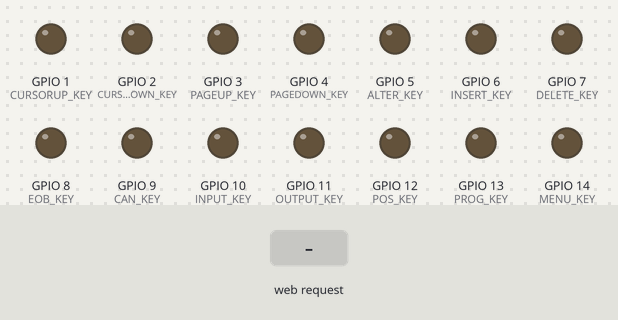
The sketch below on a simulated ESP32-S3. Shown: output pins drawn as LEDs (lit = HIGH). The inputs (shaded band) are chosen by the test bench. WiFi joins after 1.5 s; servers stay silent unless stated; what the sketch prints to the serial monitor is not drawn.

Above: at 2.7 s.
2.8 s: HTTP request GET /cursorupkey received
At 3.6 s:
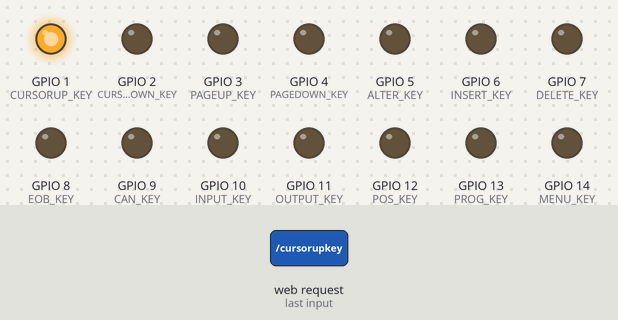
5.3 s: HTTP request GET /cursordownkey received
At 6.1 s:
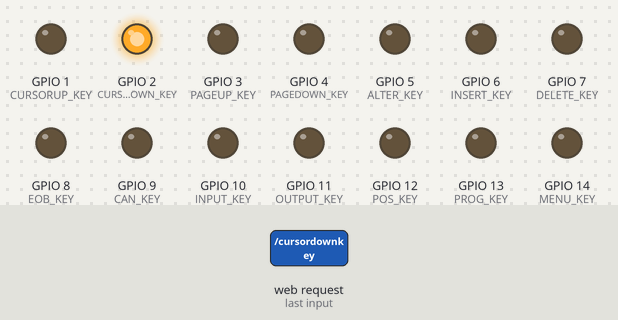
7.8 s: HTTP request GET /pageupkey received
At 8.6 s:
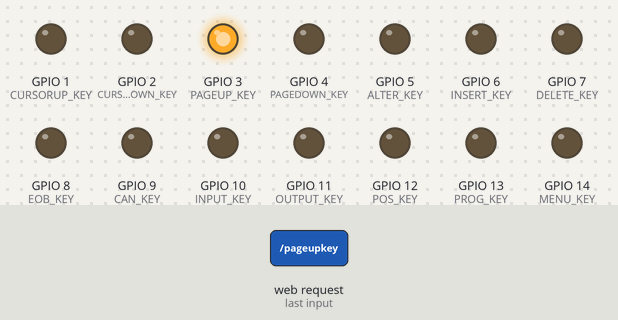
10.3 s: HTTP request GET /pagedownkey received
At 11.1 s:
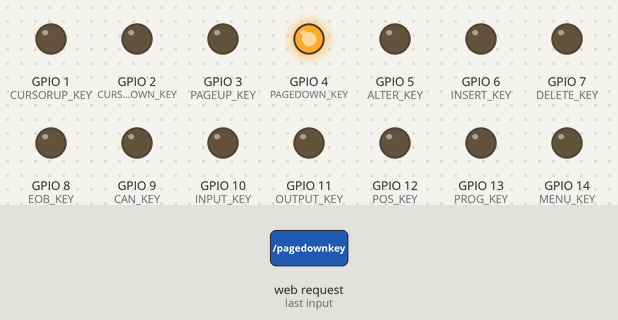
12.8 s: HTTP request GET /alterkey received
At 13.6 s:
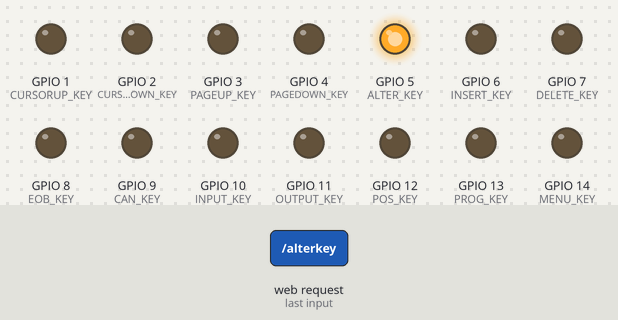
15.3 s: HTTP request GET /insertkey received
At 16.1 s:
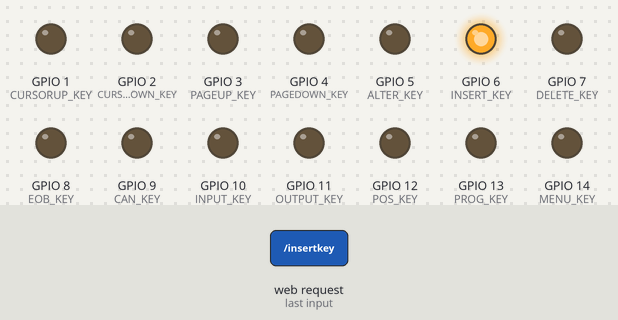
Timing chart, 0 to 18.3 s (numbered marks = the images above; inputs shaded):
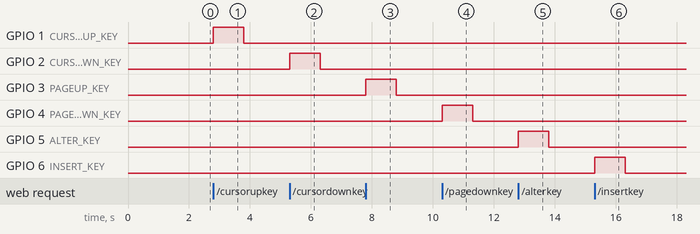

Measured:
- after the input at 2.8 s, GPIO 1 (CURSORUP_KEY): LOW → HIGH at once, → LOW 1.0 s later
- after the input at 5.3 s, GPIO 2 (CURSORDOWN_KEY): LOW → HIGH at once, → LOW 1.0 s later
- after the input at 7.8 s, GPIO 3 (PAGEUP_KEY): LOW → HIGH at once, → LOW 1.0 s later
- after the input at 10.3 s, GPIO 4 (PAGEDOWN_KEY): LOW → HIGH at once, → LOW 1.0 s later
- after the input at 12.8 s, GPIO 5 (ALTER_KEY): LOW → HIGH at once, → LOW 1.0 s later
- after the input at 15.3 s, GPIO 6 (INSERT_KEY): LOW → HIGH at once, → LOW 1.0 s later

The sketch:

Virtual_Keyboard.ino
```cpp
#include <WiFi.h>
#include <WebServer.h>
#include <driver/gpio.h>

// Thông tin WiFi
const char* ssid = "HCTL_DEMO";
const char* password = "123456789HCTL";

WebServer server(80);

// Khai báo chân cho các nút
const int RESET_KEY = 0;
const int CURSORUP_KEY = 1;
const int CURSORDOWN_KEY = 2;
const int PAGEUP_KEY = 3;
const int PAGEDOWN_KEY = 4;
const int ALTER_KEY = 5;
const int INSERT_KEY = 6;
const int DELETE_KEY = 7;
const int EOB_KEY = 8;
const int CAN_KEY = 9;
const int INPUT_KEY = 10;
const int OUTPUT_KEY = 11;
const int POS_KEY = 12;
const int PROG_KEY = 13;
const int MENU_KEY = 14;
const int PARAM_KEY = 15;
const int ALARM_KEY = 16;
const int AUX_KEY = 17;
const int M_KEY = 18;
const int T_KEY = 19;
const int KEY_0 = 20;
const int KEY_1 = 21;
const int KEY_2 = 35;
const int KEY_3 = 36;
const int KEY_4 = 37;
const int KEY_5 = 38;
const gpio_num_t KEY_6 = GPIO_NUM_43;
const int KEY_7 = 48;
const int KEY_8 = 41;
const int KEY_9 = 42;
const int BAC_KEY = 45;
const int KIH_KEY = 46;
const int JQP_KEY = 47;


bool resetkeyState = false;
bool cursorupkeyState = false;
bool cursordownkeyState = false;
bool pageupkeyState = false;
bool pagedownkeyState = false;
bool alterkeyState = false;
bool insertkeyState = false;
bool deletekeyState = false;
bool eobkeyState = false;
bool cankeyState = false;
bool inputkeyState = false;
bool outputkeyState = false;
bool poskeyState = false;
bool progkeyState = false;
bool menukeyState = false;
bool paramkeyState = false;
bool alarmkeyState = false;
bool auxkeyState = false;
bool mkeyState = false;
bool tkeyState = false;
bool key0State = false;
bool key1State = false;
bool key2State = false;
bool key3State = false;
bool key4State = false;
bool key5State = false;
bool key6State = false;
bool key7State = false;
bool key8State = false;
bool key9State = false;
bool backeyState = false;
bool kihkeyState = false;
bool jqpkeyState = false;

// HTML webpage (đã sửa lại để thêm các hàm xử lý)
const char MAIN_page[] PROGMEM = R"=====(
<!DOCTYPE html>
<html>
<body>
    <h1>CNC Keyboard Control</h1>
    <button class="button" onclick="sendCommand('/resetkey')">RESET</button>
    <button class="button" onclick="sendCommand('/cursorupkey')">CURSOR<br>UP</button>
    <button class="button" onclick="sendCommand('/cursordownkey')">CURSOR<br>DOWN</button>
    <button class="button" onclick="sendCommand('/pageupkey')">PAGE<br>UP</button>
    <button class="button" onclick="sendCommand('/pagedownkey')">PAGE<br>DOWN</button>
    <button class="button" onclick="sendCommand('/alterkey')">ALTER</button>
    <button class="button" onclick="sendCommand('/insertkey')">INSERT</button>
    <button class="button" onclick="sendCommand('/deletekey')">DELETE</button>
    <button class="button" onclick="sendCommand('/eobkey')">/.#<br>EOB</button>
    <button class="button" onclick="sendCommand('/cankey')">CAN</button>
    <button class="button" onclick="sendCommand('/inputkey')">INPUT</button>
    <button class="button" onclick="sendCommand('/outputkey')">OUTPUT<br>START</button>
    <button class="button" onclick="sendCommand('/poskey')">POS</button>
    <button class="button" onclick="sendCommand('/progkey')">PROGRAM</button>
    <button class="button" onclick="sendCommand('/menukey')">MENU<br>OFFSET</button>
    <button class="button" onclick="sendCommand('/paramkey')">DGNOS<br>PARAM</button>
    <button class="button" onclick="sendCommand('/alarmkey')">OPR<br>ALARM</button>
    <button class="button" onclick="sendCommand('/auxkey')">AUX<br>GRAPH</button>
    <button class="button" onclick="sendCommand('/mkey')">-<br>M</button>
    <button class="button" onclick="sendCommand('/tkey')">/<br>T</button>
    <button class="button" onclick="sendCommand('/key0')">0<br>S</button>
    <button class="button" onclick="sendCommand('/key1')">1<br>U</button>
    <button class="button" onclick="sendCommand('/key2')">2<br>Down/W</button>
    <button class="button" onclick="sendCommand('/key3')">3<br>R</button>
    <button class="button" onclick="sendCommand('/key4')">4<br>Left/X</button>
    <button class="button" onclick="sendCommand('/key5')">5<br>Sin/Z</button>
    <button class="button" onclick="sendCommand('/key6')">6<br>Right/F</button>
    <button class="button" onclick="sendCommand('/key7')">7<br>O</button>
    <button class="button" onclick="sendCommand('/key8')">8<br>Up/N</button>
    <button class="button" onclick="sendCommand('/key9')">9<br>G</button>
    <button class="button" onclick="sendCommand('/backey')">BAC<br>Back</button>
    <button class="button" onclick="sendCommand('/kihkey')">KIHY<br>Next</button>
    <button class="button" onclick="sendCommand('/jqpkey')">JQPV<br>No.</button>

    <script>
        function sendCommand(command) {
            var xhr = new XMLHttpRequest();
            xhr.open("GET", command, true);
            xhr.send();
        }
    </script>
</body>
</html>
)=====";

// Hàm setup cho từng chân GPIO
void setupGPIO(gpio_num_t gpioNum) {
  gpio_reset_pin(gpioNum);
  gpio_set_direction(gpioNum, GPIO_MODE_OUTPUT);
  gpio_set_level(gpioNum, 0);
}

void setup() {
  Serial.begin(115200);
  // Thiết lập chân cho tất cả các nút làm OUTPUT
  pinMode(RESET_KEY, OUTPUT);
  pinMode(CURSORUP_KEY, OUTPUT);
  pinMode(CURSORDOWN_KEY, OUTPUT);
  pinMode(PAGEUP_KEY, OUTPUT);
  pinMode(PAGEDOWN_KEY, OUTPUT);
  pinMode(ALTER_KEY, OUTPUT);
  pinMode(INSERT_KEY, OUTPUT);
  pinMode(DELETE_KEY, OUTPUT);
  pinMode(EOB_KEY, OUTPUT);
  pinMode(CAN_KEY, OUTPUT);
  pinMode(INPUT_KEY, OUTPUT);
  pinMode(OUTPUT_KEY, OUTPUT);
  pinMode(POS_KEY, OUTPUT);
  pinMode(PROG_KEY, OUTPUT);
  pinMode(MENU_KEY, OUTPUT);
  pinMode(PARAM_KEY, OUTPUT);
  pinMode(ALARM_KEY, OUTPUT);
  pinMode(AUX_KEY, OUTPUT);
  pinMode(M_KEY, OUTPUT);
  pinMode(T_KEY, OUTPUT);
  pinMode(KEY_0, OUTPUT);
  pinMode(KEY_1, OUTPUT);
  pinMode(KEY_2, OUTPUT);
  pinMode(KEY_3, OUTPUT);
  pinMode(KEY_4, OUTPUT);
  pinMode(KEY_5, OUTPUT);
  setupGPIO(KEY_6);
  pinMode(KEY_7, OUTPUT);
  pinMode(KEY_8, OUTPUT);
  pinMode(KEY_9, OUTPUT);
  pinMode(BAC_KEY, OUTPUT);
  pinMode(KIH_KEY, OUTPUT);
  pinMode(JQP_KEY, OUTPUT);

  digitalWrite(RESET_KEY, LOW);
  digitalWrite(CURSORUP_KEY, LOW);
  digitalWrite(CURSORDOWN_KEY, LOW);
  digitalWrite(PAGEUP_KEY, LOW);
  digitalWrite(PAGEDOWN_KEY, LOW);
  digitalWrite(ALTER_KEY, LOW);
  digitalWrite(INSERT_KEY, LOW);
  digitalWrite(DELETE_KEY, LOW);
  digitalWrite(EOB_KEY, LOW);
  digitalWrite(CAN_KEY, LOW);
  digitalWrite(INPUT_KEY, LOW);
  digitalWrite(OUTPUT_KEY, LOW);
  digitalWrite(POS_KEY, LOW);
  digitalWrite(PROG_KEY, LOW);
  digitalWrite(MENU_KEY, LOW);
  digitalWrite(PARAM_KEY, LOW);
  digitalWrite(ALARM_KEY, LOW);
  digitalWrite(AUX_KEY, LOW);
  digitalWrite(M_KEY, LOW);
  digitalWrite(T_KEY, LOW);
  digitalWrite(KEY_0, LOW);
  digitalWrite(KEY_1, LOW);
  digitalWrite(KEY_2, LOW);
  digitalWrite(KEY_3, LOW);
  digitalWrite(KEY_4, LOW);
  digitalWrite(KEY_5, LOW);
  digitalWrite(KEY_6, LOW);
  digitalWrite(KEY_7, LOW);
  digitalWrite(KEY_8, LOW);
  digitalWrite(KEY_9, LOW);
  digitalWrite(BAC_KEY, LOW);
  digitalWrite(KIH_KEY, LOW);
  digitalWrite(JQP_KEY, LOW);


  // Kết nối WiFi
  WiFi.begin(ssid, password);
  Serial.println("\nĐang kết nối WiFi");

  while (WiFi.status() != WL_CONNECTED) {
      delay(500);
      Serial.print(".");
  }

  Serial.println("\nĐã kết nối WiFi");
  Serial.print("Địa chỉ IP: ");
  Serial.println(WiFi.localIP());

  // Định nghĩa các endpoint cho tất cả các nút
  server.on("/", handleRoot);
  server.on("/resetkey", handleResetKey);
  server.on("/cursorupkey", handleCursorUpKey);
  server.on("/cursordownkey", handleCursorDownKey);
  server.on("/pageupkey", handlePageUpKey);
  server.on("/pagedownkey", handlePageDownKey);
  server.on("/alterkey", handleAlterKey);
  server.on("/insertkey", handleInsertKey);
  server.on("/deletekey", handleDeleteKey);
  server.on("/eobkey", handleEobKey);
  server.on("/cankey", handleCanKey);
  server.on("/inputkey", handleInputKey);
  server.on("/outputkey", handleOutputKey);
  server.on("/poskey", handlePosKey);
  server.on("/progkey", handleProgKey);
  server.on("/menukey", handleMenuKey);
  server.on("/paramkey", handleParamKey);
  server.on("/alarmkey", handleAlarmKey);
  server.on("/auxkey", handleAuxKey);
  server.on("/mkey", handleMKey);
  server.on("/tkey", handleTKey);
  server.on("/key0", handleKey0);
  server.on("/key1", handleKey1);
  server.on("/key2", handleKey2);
  server.on("/key3", handleKey3);
  server.on("/key4", handleKey4);
  server.on("/key5", handleKey5);
  server.on("/key6", handleKey6);
  server.on("/key7", handleKey7);
  server.on("/key8", handleKey8);
  server.on("/key9", handleKey9);
  server.on("/backey", handleBacKey);
  server.on("/kihkey", handleKihKey);
  server.on("/jqpkey", handleJqpKey);

  server.begin();
  Serial.println("HTTP server started");
}

void loop() {
  server.handleClient();
}

void handleRoot() {
  String html = MAIN_page;
  server.send(200, "text/html", html);
}

// Các hàm xử lý cho từng nút (ví dụ)
void handleResetKey() { sendSignal(RESET_KEY); }
void handleCursorUpKey() { sendSignal(CURSORUP_KEY); }
void handleCursorDownKey() { sendSignal(CURSORDOWN_KEY); }
void handlePageUpKey() { sendSignal(PAGEUP_KEY); }
void handlePageDownKey() { sendSignal(PAGEDOWN_KEY); }
void handleAlterKey() { sendSignal(ALTER_KEY); }
void handleInsertKey() { sendSignal(INSERT_KEY); }
void handleDeleteKey() { sendSignal(DELETE_KEY); }
void handleEobKey() { sendSignal(EOB_KEY); }
void handleCanKey() { sendSignal(CAN_KEY); }
void handleInputKey() { sendSignal(INPUT_KEY); }
void handleOutputKey() { sendSignal(OUTPUT_KEY); }
void handlePosKey() { sendSignal(POS_KEY); }
void handleProgKey() { sendSignal(PROG_KEY); }
void handleMenuKey() { sendSignal(MENU_KEY); }
void handleParamKey() { sendSignal(PARAM_KEY); }
void handleAlarmKey() { sendSignal(ALARM_KEY); }
void handleAuxKey() { sendSignal(AUX_KEY); }
void handleMKey() { sendSignal(M_KEY); }
void handleTKey() { sendSignal(T_KEY); }
void handleKey0() { sendSignal(KEY_0); }
void handleKey1() { sendSignal(KEY_1); }
void handleKey2() { sendSignal(KEY_2); }
void handleKey3() { sendSignal(KEY_3); }
void handleKey4() { sendSignal(KEY_4); }
void handleKey5() { sendSignal(KEY_5); }
void handleKey6() { sendSignal(KEY_6); }
void handleKey7() { sendSignal(KEY_7); }
void handleKey8() { sendSignal(KEY_8); }
void handleKey9() { sendSignal(KEY_9); }
void handleBacKey() { sendSignal(BAC_KEY); }
void handleKihKey() { sendSignal(KIH_KEY); }
void handleJqpKey() { sendSignal(JQP_KEY); }

void sendSignal(int keyPin) {
  digitalWrite(keyPin, HIGH);
  server.send(200, "text/plain", "OK");
  delay(1000);
  digitalWrite(keyPin, LOW);
}
```
